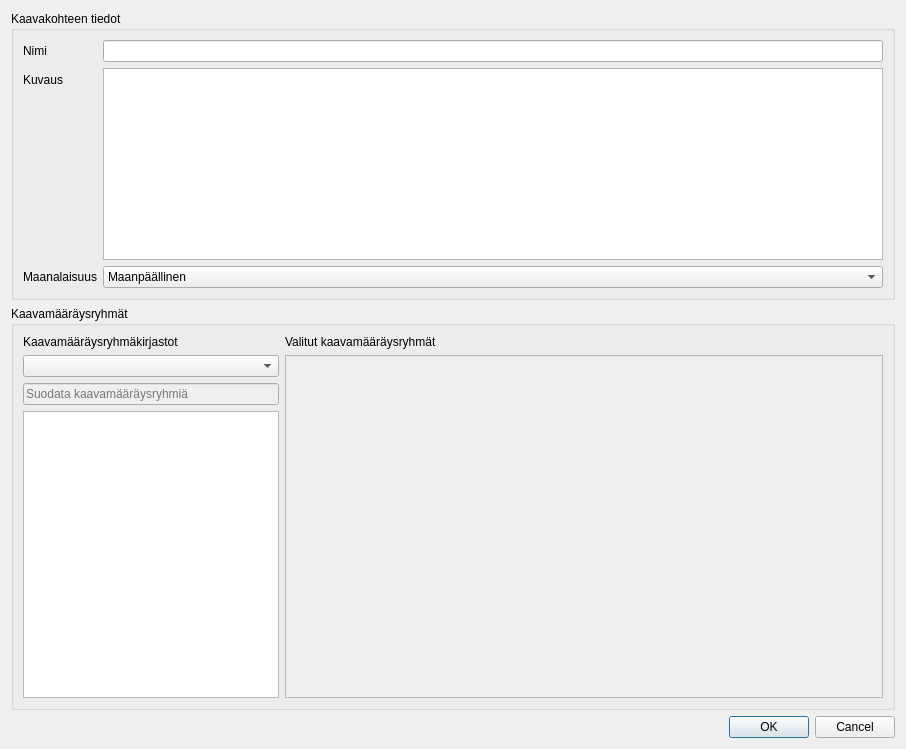
<?xml version="1.0" encoding="UTF-8"?>
<ui version="4.0">
 <class>template_form</class>
 <widget class="QDialog" name="template_form">
  <property name="geometry">
   <rect>
    <x>0</x>
    <y>0</y>
    <width>906</width>
    <height>749</height>
   </rect>
  </property>
  <property name="windowTitle">
   <string>Template form</string>
  </property>
  <layout class="QVBoxLayout" name="verticalLayout_4">
   <item>
    <widget class="QgsCollapsibleGroupBox" name="mGroupBox">
     <property name="title">
      <string>Kaavakohteen tiedot</string>
     </property>
     <property name="collapsed">
      <bool>true</bool>
     </property>
     <layout class="QFormLayout" name="formLayout">
      <item row="0" column="0">
       <widget class="QLabel" name="feature_name_label">
        <property name="text">
         <string>Nimi</string>
        </property>
       </widget>
      </item>
      <item row="0" column="1">
       <widget class="QLineEdit" name="feature_name"/>
      </item>
      <item row="1" column="0">
       <widget class="QLabel" name="feature_description_label">
        <property name="text">
         <string>Kuvaus</string>
        </property>
       </widget>
      </item>
      <item row="2" column="0">
       <widget class="QLabel" name="feature_underground_label">
        <property name="text">
         <string>Maanalaisuus</string>
        </property>
       </widget>
      </item>
      <item row="2" column="1">
       <widget class="QComboBox" name="feature_underground">
        <item>
         <property name="text">
          <string>Maanpäällinen</string>
         </property>
        </item>
        <item>
         <property name="text">
          <string>Maanalainen</string>
         </property>
        </item>
       </widget>
      </item>
      <item row="1" column="1">
       <widget class="QTextEdit" name="feature_description">
        <property name="sizePolicy">
         <sizepolicy hsizetype="Expanding" vsizetype="Maximum">
          <horstretch>0</horstretch>
          <verstretch>0</verstretch>
         </sizepolicy>
        </property>
       </widget>
      </item>
     </layout>
    </widget>
   </item>
   <item>
    <widget class="QGroupBox" name="groupBox">
     <property name="title">
      <string>Kaavamääräysryhmät</string>
     </property>
     <layout class="QHBoxLayout" name="horizontalLayout">
      <item>
       <layout class="QVBoxLayout" name="verticalLayout_3">
        <item>
         <widget class="QLabel" name="label_2">
          <property name="text">
           <string>Kaavamääräysryhmäkirjastot</string>
          </property>
         </widget>
        </item>
        <item>
         <widget class="QComboBox" name="plan_regulation_group_libraries_combobox"/>
        </item>
        <item>
         <widget class="QgsFilterLineEdit" name="mLineEdit">
          <property name="enabled">
           <bool>false</bool>
          </property>
          <property name="sizePolicy">
           <sizepolicy hsizetype="Preferred" vsizetype="Fixed">
            <horstretch>0</horstretch>
            <verstretch>0</verstretch>
           </sizepolicy>
          </property>
          <property name="placeholderText">
           <string>Suodata kaavamääräysryhmiä</string>
          </property>
          <property name="clearButtonEnabled">
           <bool>false</bool>
          </property>
          <property name="showSearchIcon">
           <bool>true</bool>
          </property>
          <property name="qgisRelation" stdset="0">
           <string notr="true"/>
          </property>
         </widget>
        </item>
        <item>
         <widget class="QTreeWidget" name="plan_regulation_groups_tree">
          <property name="sizePolicy">
           <sizepolicy hsizetype="Preferred" vsizetype="Expanding">
            <horstretch>0</horstretch>
            <verstretch>0</verstretch>
           </sizepolicy>
          </property>
          <property name="frameShape">
           <enum>QFrame::StyledPanel</enum>
          </property>
          <property name="frameShadow">
           <enum>QFrame::Sunken</enum>
          </property>
          <property name="editTriggers">
           <set>QAbstractItemView::NoEditTriggers</set>
          </property>
          <property name="dragDropMode">
           <enum>QAbstractItemView::NoDragDrop</enum>
          </property>
          <property name="alternatingRowColors">
           <bool>false</bool>
          </property>
          <attribute name="headerVisible">
           <bool>false</bool>
          </attribute>
          <column>
           <property name="text">
            <string/>
           </property>
          </column>
         </widget>
        </item>
       </layout>
      </item>
      <item>
       <layout class="QVBoxLayout" name="verticalLayout">
        <item>
         <widget class="QLabel" name="label">
          <property name="text">
           <string>Valitut kaavamääräysryhmät</string>
          </property>
         </widget>
        </item>
        <item>
         <widget class="QScrollArea" name="plan_regulation_group_scrollarea">
          <property name="widgetResizable">
           <bool>true</bool>
          </property>
          <widget class="QWidget" name="plan_regulation_group_scrollarea_contents">
           <property name="geometry">
            <rect>
             <x>0</x>
             <y>0</y>
             <width>596</width>
             <height>600</height>
            </rect>
           </property>
           <layout class="QVBoxLayout" name="verticalLayout_2"/>
          </widget>
         </widget>
        </item>
       </layout>
      </item>
     </layout>
    </widget>
   </item>
   <item>
    <widget class="QDialogButtonBox" name="button_box">
     <property name="standardButtons">
      <set>QDialogButtonBox::Cancel|QDialogButtonBox::Ok</set>
     </property>
    </widget>
   </item>
  </layout>
 </widget>
 <customwidgets>
  <customwidget>
   <class>QgsCollapsibleGroupBox</class>
   <extends>QGroupBox</extends>
   <header>qgscollapsiblegroupbox.h</header>
   <container>1</container>
  </customwidget>
  <customwidget>
   <class>QgsFilterLineEdit</class>
   <extends>QLineEdit</extends>
   <header>qgsfilterlineedit.h</header>
  </customwidget>
 </customwidgets>
 <resources/>
 <connections>
  <connection>
   <sender>button_box</sender>
   <signal>rejected()</signal>
   <receiver>template_form</receiver>
   <slot>reject()</slot>
   <hints>
    <hint type="sourcelabel">
     <x>414</x>
     <y>729</y>
    </hint>
    <hint type="destinationlabel">
     <x>319</x>
     <y>375</y>
    </hint>
   </hints>
  </connection>
 </connections>
</ui>
